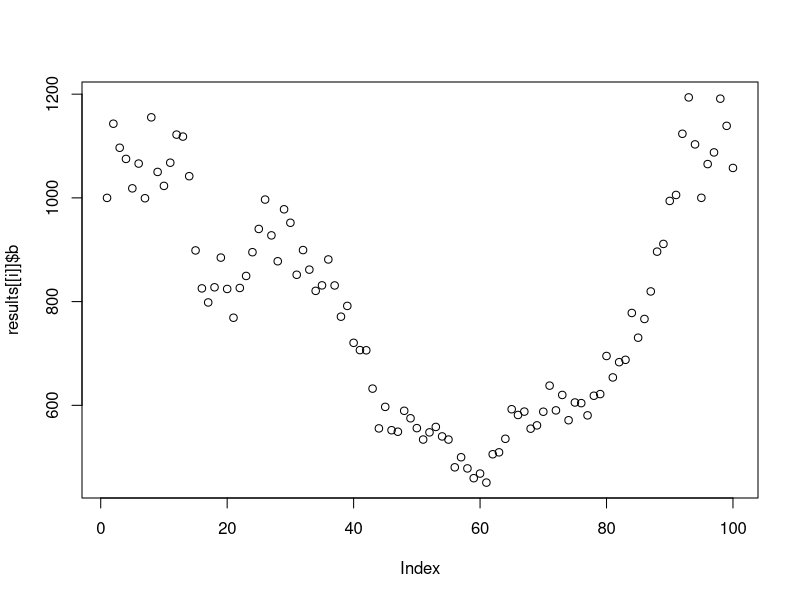
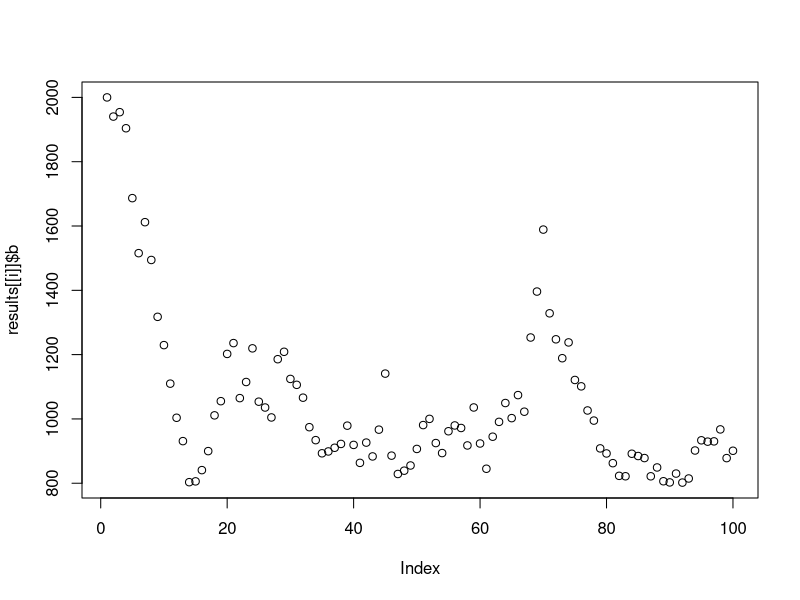
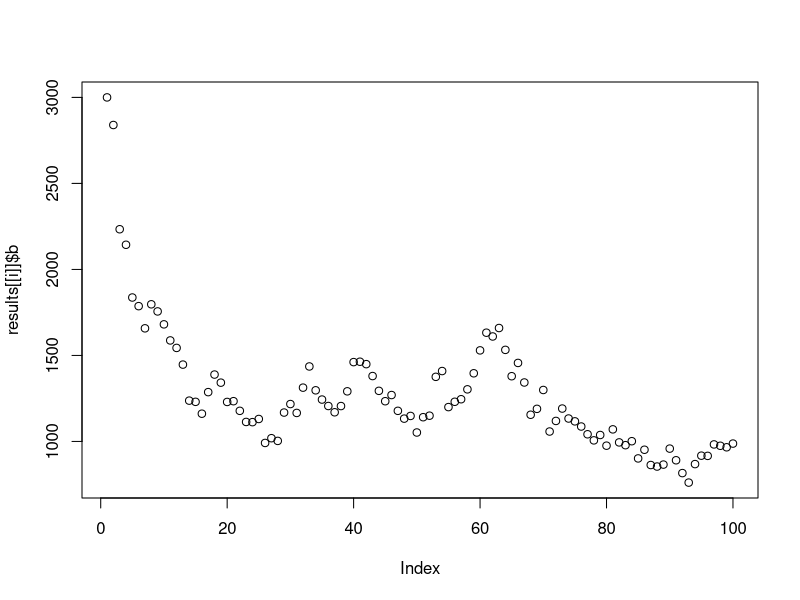
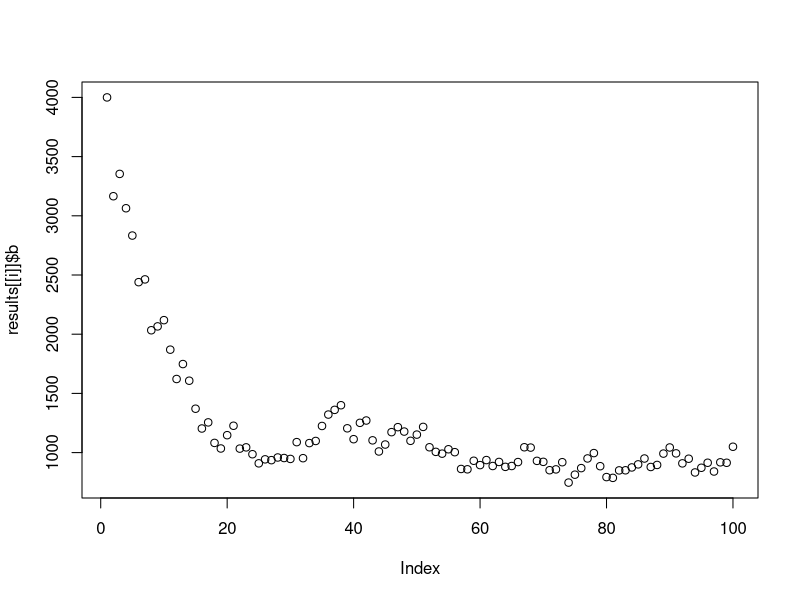
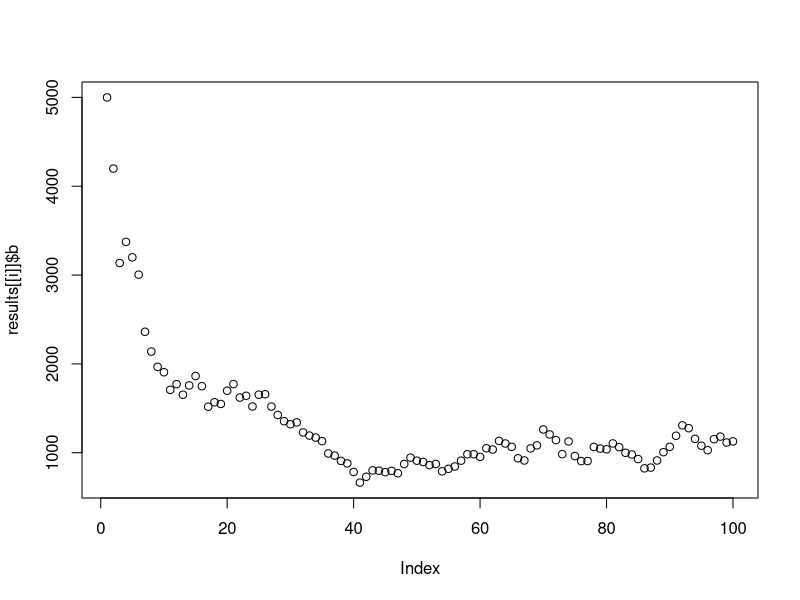
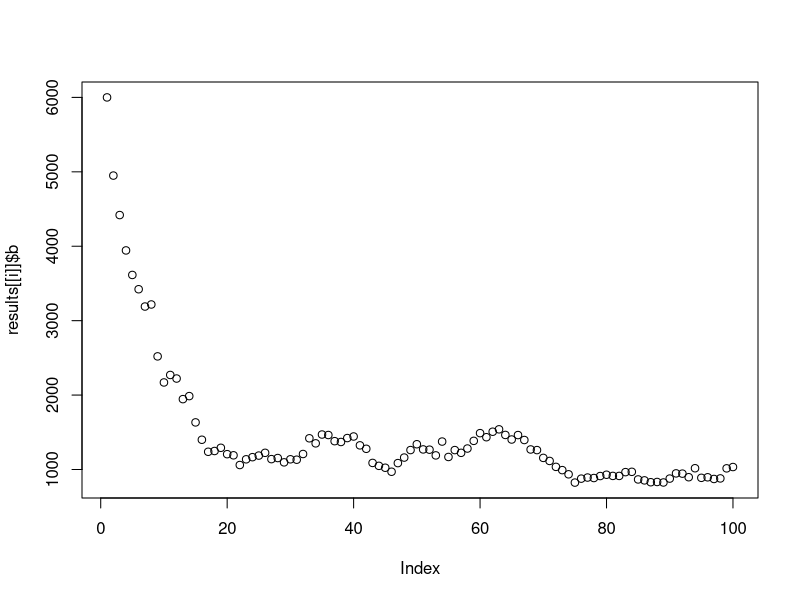
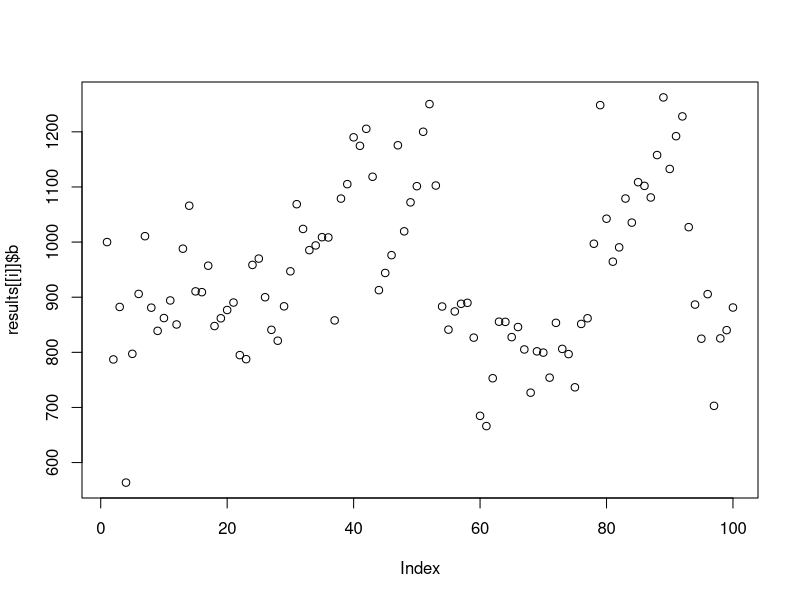
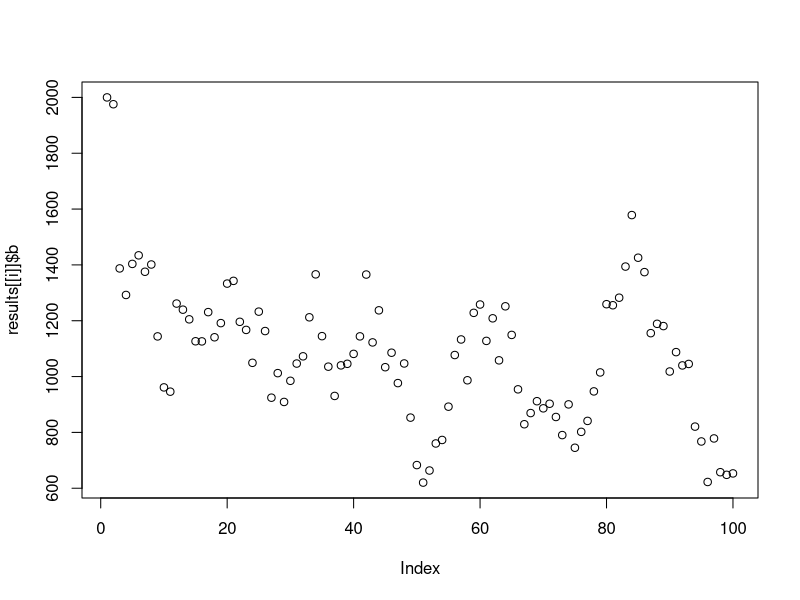

Recreate these plots in R, in order.
## ---- chunk 1
knitr::opts_chunk$set(echo = TRUE)
## ---- chunk 2
library(tidyverse)
## ---- chunk 3

foa = (.8/.2) * (1-
             ((0.3 ^ (.2))/
                ((.2+1) ^ (1+.2)))
           )

## ---- chunk 4
#Write the function
sim_stockerror_oa_r <- function(b, r, r_s, error, p, k, years){
  
  results <- data.frame(
    b = rep(NA, years), c = rep(NA, years), 
    year = 1:years, r = rep(NA, years), b_err = rep(NA, years), error = rep(NA, years)) #Setup the results dataframe 
  
  #Set the initial result for the outputs in year 1
   
  results$b[1] = b
  results$b_err[1] = rnorm(1, mean = results$b[1], sd = (error*results$b[1])) #simulate error in assessment
  results$c[1] = ((r/p) * (1- ((0.3 ^ (p)) / ((p+1) ^ (1+p))))) * results$b_err[1] #using f=Foa and b=estimate from initial stock assessment
  results$r[1] = r
  results$error[1] = error
  
  #Loop the model over the specified number of years
  for (t in 2:years) {
    
    results$b_err[t] = rnorm(1, mean = results$b[t-1], sd = (error*results$b[t-1]))
    results$c[t] = ((r/p) * (1- ((0.3 ^ (p)) / ((p+1) ^ (1+p))))) * results$b_err[t]
    results$b[t] = results$b[t-1] + (results$r[t-1] / p)*results$b[t-1]*(1 - ((results$b[t-1]/k) ^ p)) - results$c[t]
    results$r[t] = results$r[1] * (1 + (r_s*(t-1)))
    results$error[t] = results$error
   } 
  
  return(results)
}

results <- list()
## ---- chunk 5
# create a master list of input variables to feed into the cross() function

error_oa_r_experiment <- list(
  b = seq(1000, 6000, 1000),
  r = seq(.1, .8, .05), # sequence of r's
  r_s = 0,
  error = seq(0.05, 0.55, 0.05), 
  p = 0.2,
  k = 10000,
  years = 100
)

eoare_cross <- error_oa_r_experiment %>% 
  cross()

# crossed lists to make 990 experiments
## ---- chunk 6

for(i in 1:990){
  results[[i]] <- sim_stockerror_oa_r(b=eoare_cross[[i]]$b, r=eoare_cross[[i]]$r,
                              r_s=eoare_cross[[i]]$r_s, p=eoare_cross[[i]]$p, 
                              k=eoare_cross[[i]]$k,years=eoare_cross[[i]]$years, error = eoare_cross[[i]]$error)
}

rapply( results, f=function(x) ifelse(is.nan(x),0,x), how="replace" ) # replace NAN values with 0
 
#plot the results

for(i in 631:720){
  plot(results[[i]]$b)
}

